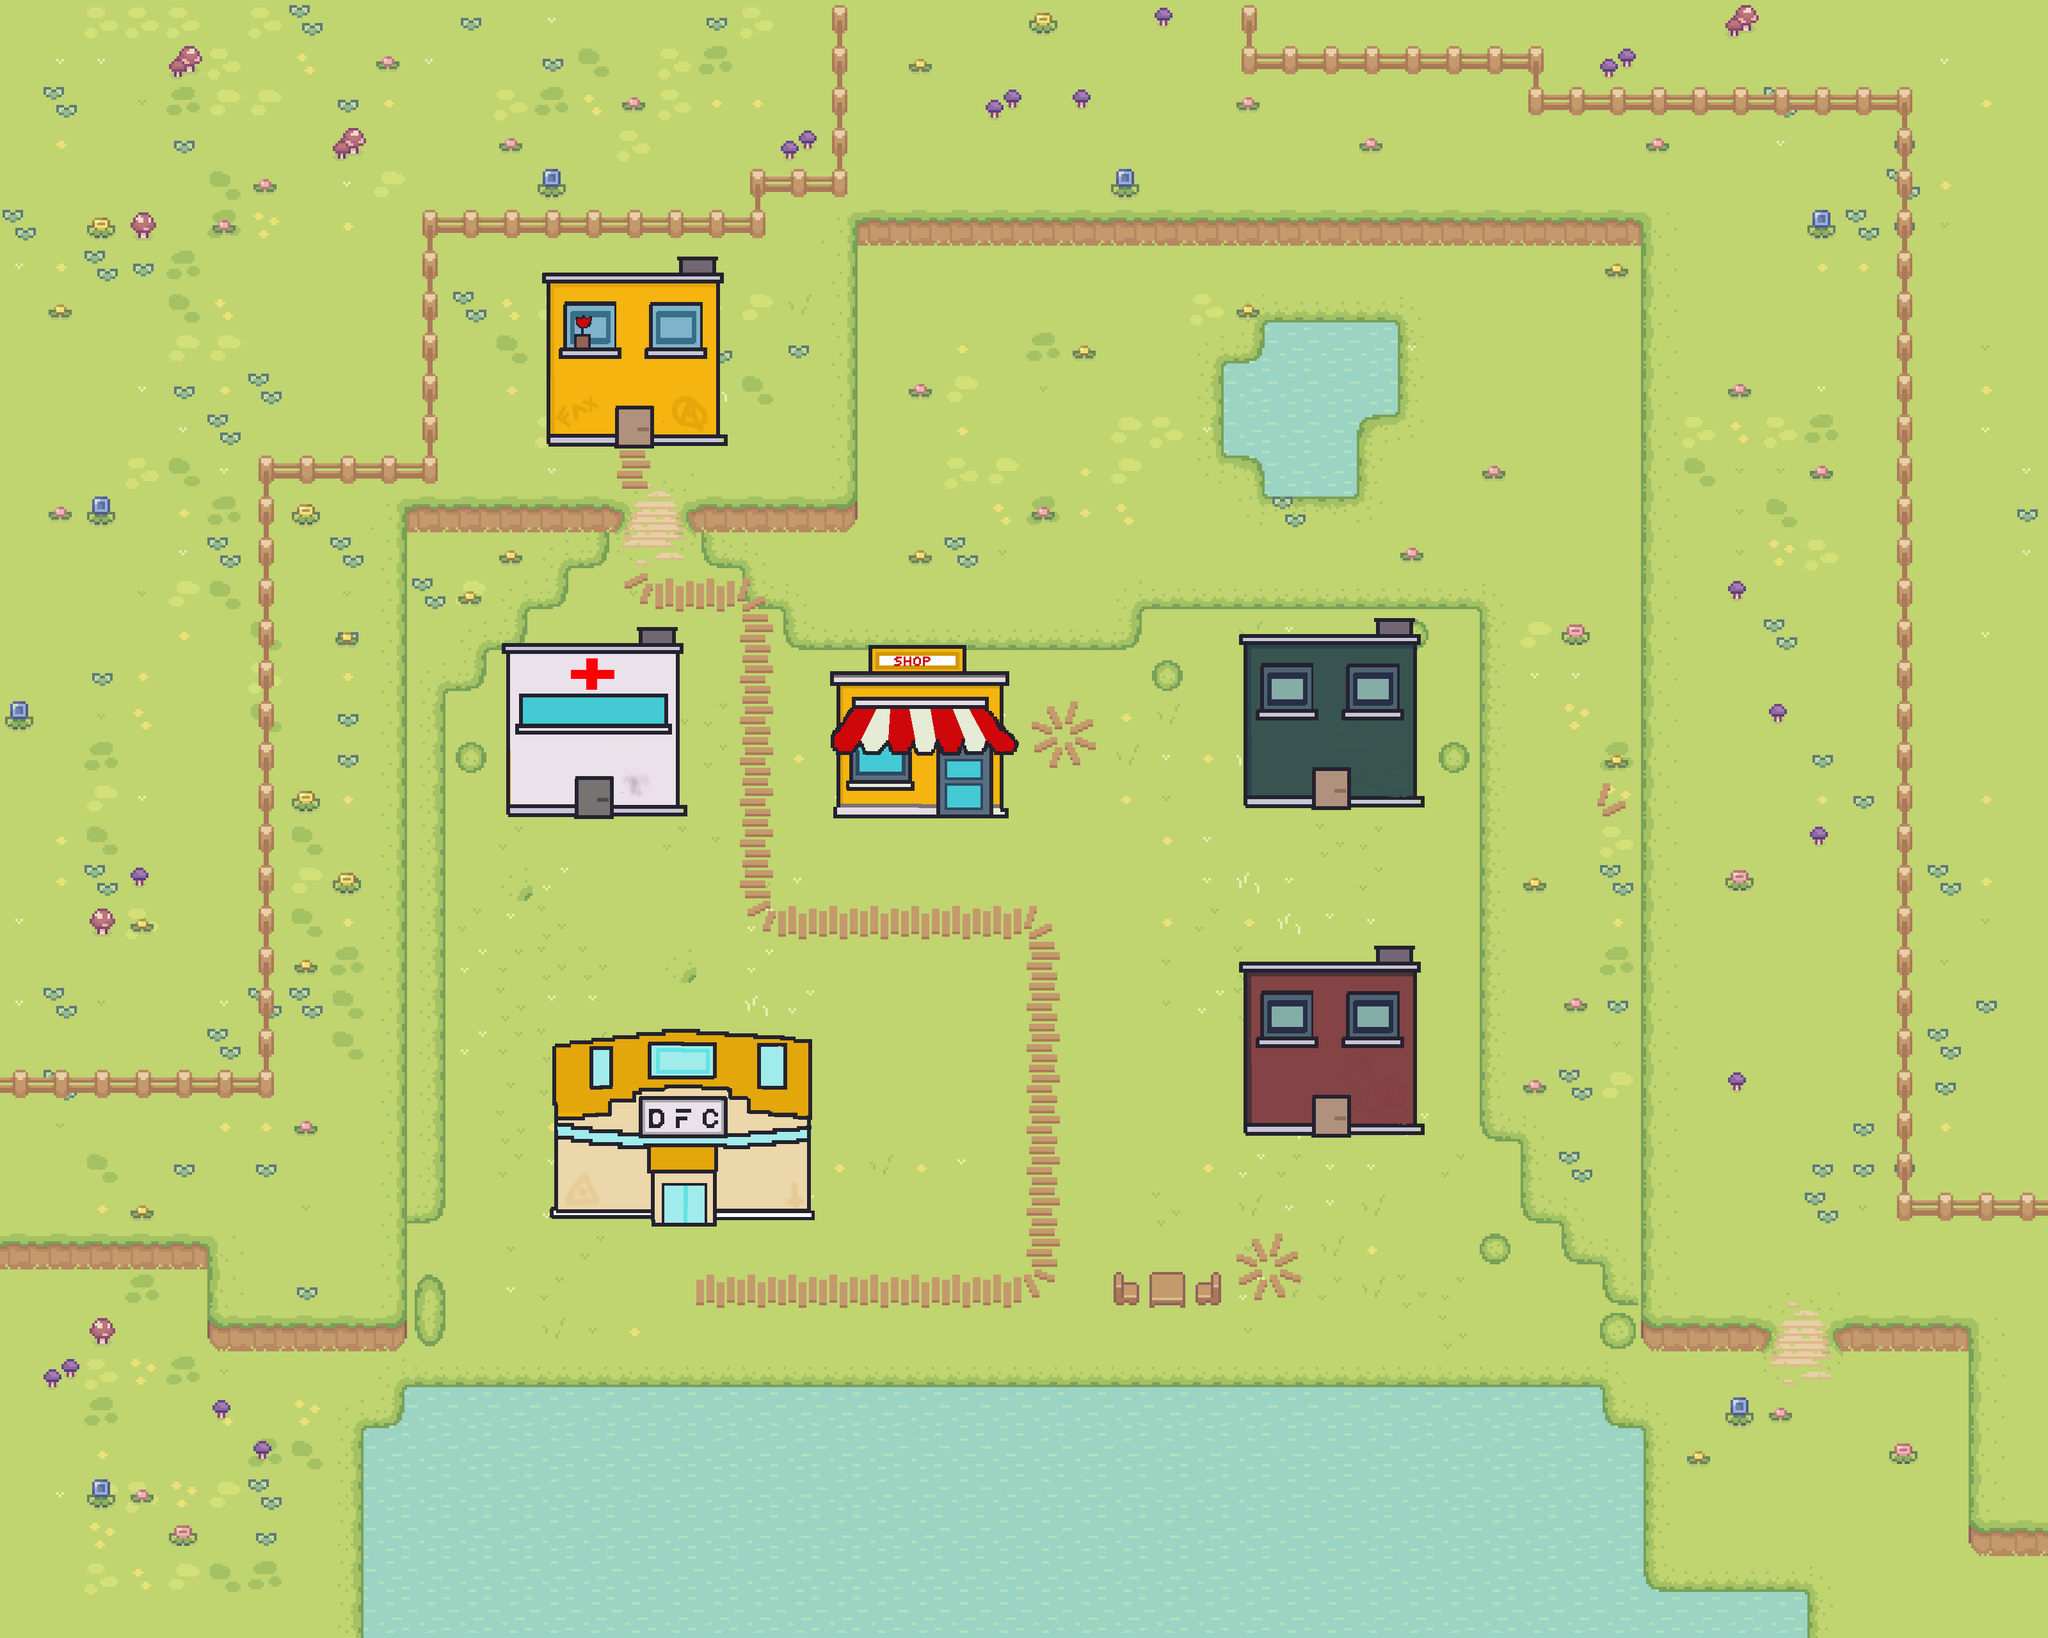

The image is a tile-based game level rendered from a .tmx file. Its description and source (layers, tilesets, objects; grid data summarised) follow:
An orthogonal 50x40 tile map with 64x64 px tiles, 7 tile layers (Water, Ground, Forest Grass, Outside Decoration, ...), 1 hidden layer not drawn, 18 tilesets and 163 objects (41x decor, 30x Small, 23x Large).

<map version="1.10" tiledversion="1.10.2" orientation="orthogonal" renderorder="right-down" width="50" height="40" tilewidth="64" tileheight="64" infinite="0" nextlayerid="22" nextobjectid="302">
 <editorsettings>
  <export target="../graphics/world/ground.tmx" format="tmx" />
 </editorsettings>
 <tileset firstgid="1" source="Tilesets/Grass.tsx" />
 <tileset firstgid="81" source="Tilesets/Hills.tsx" />
 <tileset firstgid="117" source="Tilesets/Fences.tsx" />
 <tileset firstgid="133" source="Tilesets/Plant Decoration.tsx" />
 <tileset firstgid="143" source="Tilesets/Objects.tsx" />
 <tileset firstgid="153" source="Tilesets/Paths.tsx" />
 <tileset firstgid="169" source="Tilesets/interaction.tsx" />
 <tileset firstgid="171" source="Tilesets/Water.tsx" />
 <tileset firstgid="172" source="Tilesets/House.tsx" />
 <tileset firstgid="207" source="Tilesets/House Decoration.tsx" />
 <tileset firstgid="261" name="Yellow House" tilewidth="64" tileheight="64" tilecount="25" columns="5">
  <image source="../graphics/buildings/Yellow House.png" trans="ff00ff" width="320" height="320" />
 </tileset>
 <tileset firstgid="286" name="Hospital" tilewidth="64" tileheight="64" tilecount="25" columns="5">
  <image source="../graphics/buildings/Hospital.png" trans="ff00ff" width="320" height="320" />
 </tileset>
 <tileset firstgid="311" name="Shop" tilewidth="64" tileheight="64" tilecount="25" columns="5">
  <image source="../graphics/buildings/Shop.png" trans="ff00ff" width="320" height="320" />
 </tileset>
 <tileset firstgid="336" name="DFC Gym" tilewidth="64" tileheight="64" tilecount="35" columns="7">
  <image source="../graphics/buildings/DFC Gym.png" trans="ff00ff" width="448" height="320" />
 </tileset>
 <tileset firstgid="371" name="Green House" tilewidth="64" tileheight="64" tilecount="25" columns="5">
  <image source="../graphics/buildings/Green House.png" trans="ff00ff" width="320" height="320" />
 </tileset>
 <tileset firstgid="396" name="Red House" tilewidth="64" tileheight="64" tilecount="25" columns="5">
  <image source="../graphics/buildings/Red House.png" trans="ff00ff" width="320" height="320" />
 </tileset>
 <tileset firstgid="421" name="Boxer" tilewidth="64" tileheight="64" tilecount="4" columns="2">
  <image source="../graphics/objects/Boxer.png" trans="ff00ff" width="128" height="128" />
 </tileset>
 <tileset firstgid="429" name="Boxer" tilewidth="64" tileheight="64" tilecount="2" columns="1">
  <image source="../graphics/objects/Boxer.png" trans="ff00ff" width="64" height="128" />
 </tileset>
 <layer id="2" name="Water" width="50" height="40">
  <data>[2000 cells, 269 non-empty, 1 distinct tile ids]</data>
 </layer>
 <layer id="1" name="Ground" width="50" height="40">
  <data>[2000 cells, 1800 non-empty, 13 distinct tile ids]</data>
 </layer>
 <layer id="5" name="Forest Grass" width="50" height="40">
  <data>[2000 cells, 576 non-empty, 36 distinct tile ids]</data>
 </layer>
 <layer id="6" name="Outside Decoration" width="50" height="40">
  <data>[2000 cells, 75 non-empty, 12 distinct tile ids]</data>
 </layer>
 <layer id="3" name="Hills" width="50" height="40">
  <data>[2000 cells, 119 non-empty, 13 distinct tile ids]</data>
 </layer>
 <layer id="4" name="Fence" width="50" height="40">
  <data>[2000 cells, 142 non-empty, 13 distinct tile ids]</data>
 </layer>
 <layer id="19" name="Building" width="50" height="40">
  <data>[2000 cells, 163 non-empty, 161 distinct tile ids]</data>
 </layer>
 <objectgroup id="9" name="Trees">
  <object id="179" name="Large" gid="148" x="1270" y="906" width="96" height="124" />
  <object id="180" name="Large" gid="148" x="1352" y="462" width="96" height="124" />
  <object id="181" name="Large" gid="148" x="1664" y="816" width="96" height="124" />
  <object id="182" name="Large" gid="148" x="2192" y="708" width="96" height="124" />
  <object id="183" name="Large" gid="148" x="2466" y="442" width="96" height="124" />
  <object id="184" name="Large" gid="148" x="2058" y="424" width="96" height="124" />
  <object id="185" name="Large" gid="148" x="2380" y="1032" width="96" height="124" />
  <object id="186" name="Large" gid="148" x="2358" y="1596" width="96" height="124" />
  <object id="187" name="Large" gid="148" x="2452" y="1774" width="96" height="124" />
  <object id="188" name="Large" gid="148" x="2440" y="1322" width="96" height="124" />
  <object id="189" name="Large" gid="148" x="1502" y="668" width="96" height="124" />
  <object id="190" name="Large" gid="148" x="1652" y="444" width="96" height="124" />
  <object id="191" name="Large" gid="148" x="1686" y="532" width="96" height="124" />
  <object id="192" name="Small" gid="149" x="1388" y="504" width="56" height="116" />
  <object id="193" name="Small" gid="149" x="1632" y="876" width="56" height="116" />
  <object id="194" name="Small" gid="149" x="1630" y="502" width="56" height="116" />
  <object id="195" name="Small" gid="149" x="2028" y="454" width="56" height="116" />
  <object id="196" name="Small" gid="149" x="2254" y="800" width="56" height="116" />
  <object id="197" name="Small" gid="149" x="2468" y="546" width="56" height="116" />
  <object id="198" name="Small" gid="149" x="2380" y="514" width="56" height="116" />
  <object id="199" name="Small" gid="149" x="2460" y="836" width="56" height="116" />
  <object id="200" name="Small" gid="149" x="2340" y="854" width="56" height="116" />
  <object id="201" name="Small" gid="149" x="2440" y="1092" width="56" height="116" />
  <object id="202" name="Small" gid="149" x="2420" y="1358" width="56" height="116" />
  <object id="203" name="Small" gid="149" x="2422" y="1274" width="56" height="116" />
  <object id="204" name="Small" gid="149" x="2414" y="1602" width="56" height="116" />
  <object id="205" name="Small" gid="149" x="2476" y="1516" width="56" height="116" />
  <object id="206" name="Small" gid="149" x="2358" y="1460" width="56" height="116" />
  <object id="207" name="Small" gid="149" x="2416" y="1860" width="56" height="116" />
  <object id="208" name="Small" gid="149" x="670" y="886" width="56" height="116" />
  <object id="275" name="Large" gid="148" x="1794.42" y="934.97" width="96" height="124" />
  <object id="280" name="Small" gid="149" x="1532.61" y="993.515" width="56" height="116" />
  <object id="281" name="Small" gid="149" x="1144.73" y="781.394" width="56" height="116" />
  <object id="282" name="Small" gid="149" x="750.788" y="499.576" width="56" height="116" />
  <object id="283" name="Large" gid="148" x="2128" y="2114" width="96" height="124" />
  <object id="284" name="Large" gid="148" x="2066" y="1968" width="96" height="124" />
  <object id="285" name="Large" gid="148" x="782" y="2112" width="96" height="124" />
  <object id="286" name="Large" gid="148" x="724" y="1400" width="96" height="124" />
  <object id="287" name="Large" gid="148" x="2344" y="2126" width="96" height="124" />
  <object id="288" name="Small" gid="149" x="2236" y="1908" width="56" height="116" />
  <object id="289" name="Small" gid="149" x="1784" y="1370" width="56" height="116" />
  <object id="290" name="Small" gid="149" x="1880" y="1414" width="56" height="116" />
  <object id="291" name="Small" gid="149" x="1914" y="746" width="56" height="116" />
  <object id="298" name="Large" gid="148" x="1776" y="1494" width="96" height="124" />
  <object id="299" name="Large" gid="148" x="1908" y="1486" width="96" height="124" />
  <object id="300" name="Large" gid="148" x="2236" y="940" width="96" height="124" />
  <object id="301" name="Large" gid="148" x="1808" y="816" width="96" height="124" />
 </objectgroup>
 <objectgroup id="10" name="Decoration">
  <!-- 116 objects omitted --></objectgroup>
 <objectgroup id="7" name="Objects">
  <!-- 58 objects omitted --></objectgroup>
 <layer id="21" name="Collision" width="50" height="40" visible="0">
  <data>[2000 cells, 278 non-empty, 1 distinct tile ids]</data>
 </layer>
</map>
<!-- 116 of 163 objects omitted -->
